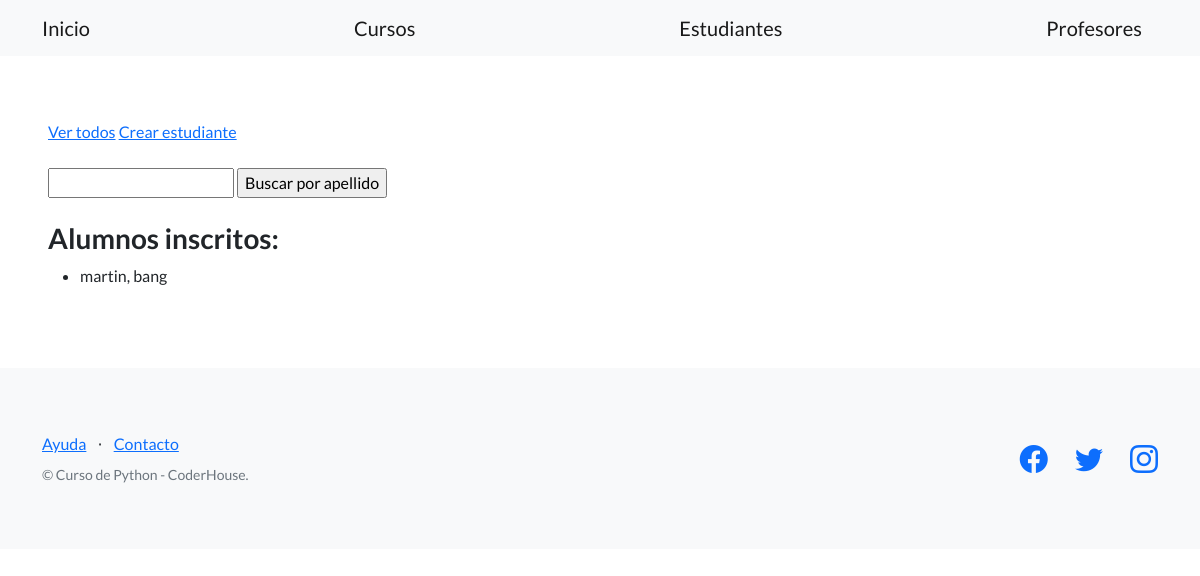
Before: /estudios/estudiantes/ with the older database file.
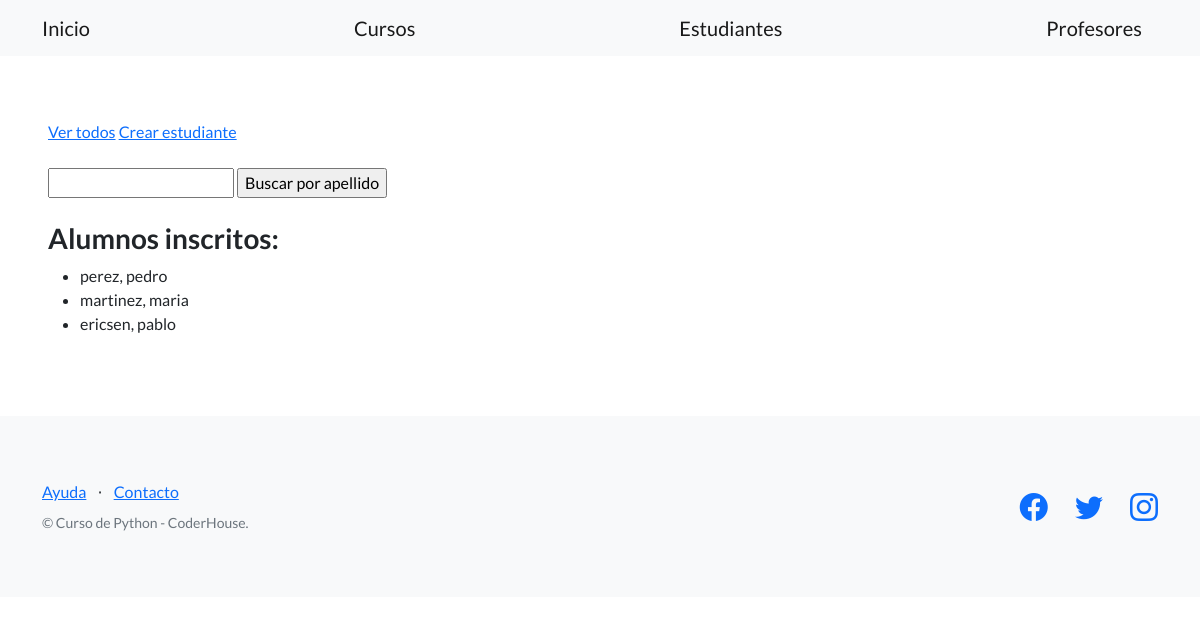
After: the same page with the newer database file.
### control_estudios/models.py (models this page shows, shortened)
class Estudiante(models.Model):
    apellido = models.CharField(max_length=256)
    nombre = models.CharField(max_length=256)
    email = models.EmailField(blank=True)
    telefono = models.CharField(max_length=20, blank=True)
    dni = models.CharField(max_length=32)
    fecha_nacimiento = models.DateField(null=True)

### control_estudios/views.py (the view)
# urls.py: path("estudiantes/", listar_estudiantes, name="lista_estudiantes"),
def listar_estudiantes(request):
    contexto = {
        "estudiantes": Estudiante.objects.all(),
    }
    http_response = render(
        request=request,
        template_name='control_estudios/lista_estudiantes.html',
        context=contexto,
    )
    return http_response

### control_estudios/templates/control_estudios/lista_estudiantes.html (shortened to what this page needs)
{% extends "base.html" %}
{% block contenido %}
<a href="{% url 'lista_estudiantes' %}">Ver todos</a>
<a href="{% url 'crear_estudiante' %}">Crear estudiante</a>
<br><br>
<form action="{% url 'buscar_estudiantes' %}" method="post">
  <input type="text" name="busqueda">
  <input type="submit" value="Buscar por apellido">
</form>
<br>
<h3>Alumnos inscritos:</h3>
<ul>
{% for estudiante in estudiantes %}
  <li>
    {{ estudiante.apellido}}, {{ estudiante.nombre}}
  </li>
{% endfor %}
</ul>
{% endblock contenido %}

### templates_base/base.html (shortened to what this page needs)
{% load static %}
<!DOCTYPE html>
<html lang="en">
    <head>
        <link href="https://cdn.jsdelivr.net/npm/bootstrap-icons@1.5.0/font/bootstrap-icons.css" rel="stylesheet" type="text/css" />
        <link href="{% static 'css/styles.css' %}" rel="stylesheet" />
    </head>
    <body>
        <nav class="navbar navbar-light bg-light static-top">
            <div class="container">
                <a class="navbar-brand" href="{% url 'inicio' %}">Inicio</a>
                <a class="navbar-brand" href="{% url 'lista_cursos' %}">Cursos</a>
                <a class="navbar-brand" href="{% url 'lista_estudiantes' %}">Estudiantes</a>
                <a class="navbar-brand" href="{% url 'lista_profesores' %}">Profesores</a>
            </div>
        </nav>
        <section style="padding:4rem 3rem;">
            {% block contenido %}
            {% endblock contenido %}
        </section>
        <footer class="footer bg-light">
            <div class="container">
                <div class="row">
                    <div class="col-lg-6 h-100 text-center text-lg-start my-auto">
                        <ul class="list-inline mb-2">
                            <li class="list-inline-item"><a href="https://ayuda.coderhouse.com/">Ayuda</a></li>
                            <li class="list-inline-item">⋅</li>
                            <li class="list-inline-item"><a href="https://ayuda.coderhouse.com/">Contacto</a></li>
                        </ul>
                        <p class="text-muted small mb-4 mb-lg-0">&copy; Curso de Python - CoderHouse.</p>
                    </div>
                    <div class="col-lg-6 h-100 text-center text-lg-end my-auto">
                        <ul class="list-inline mb-0">
                            <li class="list-inline-item me-4">
                                <a href="https://www.facebook.com/coderhouse"><i class="bi-facebook fs-3"></i></a>
                            </li>
                            <li class="list-inline-item me-4">
                                <a href="https://www.twitter.com/coderhouse"><i class="bi-twitter fs-3"></i></a>
                            </li>
                            <li class="list-inline-item">
                                <a href="https://www.instagram.com/coderhouse"><i class="bi-instagram fs-3"></i></a>
                            </li>
                        </ul>
                    </div>
                </div>
            </div>
        </footer>
    </body>
</html>

Changed rows visible on the page:
removed Estudiante: apellido "martin", nombre "bang"
added Estudiante: apellido "perez", nombre "pedro"
added Estudiante: apellido "martinez", nombre "maria"
added Estudiante: apellido "ericsen", nombre "pablo"
